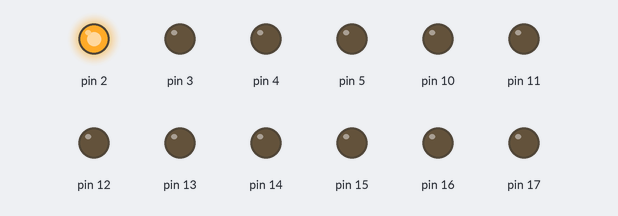
The sketch below on a simulated Arduino Uno, built with avr-gcc and run on an emulated ATmega328P. On the bench: output pins drawn as LEDs (lit = HIGH). Pins used as bus, display or sensor lines are not drawn.

Above: at 0.1 s.
At 0.5 s:
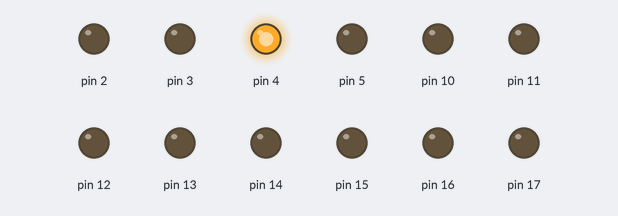
At 1.2 s:
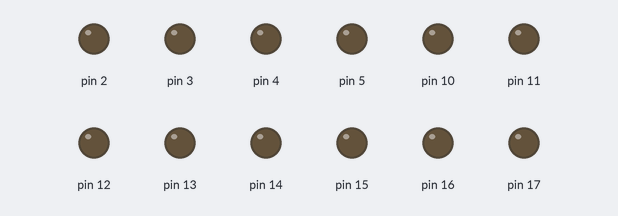
At 2.3 s:
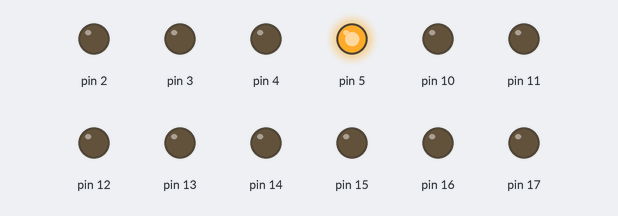
At 3.5 s:
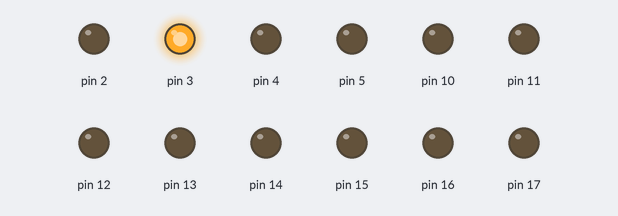
Timing chart, 0 to 3.8 s (numbered marks = the images above):
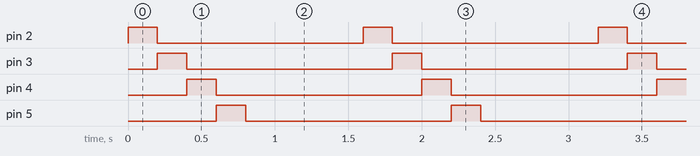

The sketch:

_8x8_1.ino
```cpp
//the pin to control ROW
const int row1 = 2; // the number of the row pin 9
const int row2 = 3; // the number of the row pin 14
const int row3 = 4; // the number of the row pin 8
const int row4 = 5; // the number of the row pin 12
const int row5 = 6; // the number of the row pin 1
const int row6 = 7; // the number of the row pin 7
const int row7 = 8; // the number of the row pin 2
const int row8 = 9; // the number of the row pin 5
//the pin to control COl
const int col1 = 10; // the number of the col pin 13
const int col2 = 11; // the number of the col pin 3
const int col3 = 12; // the number of the col pin 4
const int col4 = 13; // the number of the col pin 10
const int col5 = 14; // the number of the col pin 6
const int col6 = 15; // the number of the col pin 11
const int col7 = 16; // the number of the col pin 15
const int col8 = 17; // the number of the col pin 16
void setup(){
int i = 0 ;
for(i=2;i<18;i++)
{
pinMode(i, OUTPUT);
}
pinMode(row5, OUTPUT);
pinMode(row6, OUTPUT);
pinMode(row7, OUTPUT);
pinMode(row8, OUTPUT);
for(i=2;i<18;i++) {
digitalWrite(i, LOW);
}
for(i=2;i<18;i++) {
digitalWrite(row5, LOW);
}
}
void loop(){
int i;
for(i=2;i<10;i++)
{
  digitalWrite(i, HIGH);
  delay(200);
  clear_();
}
//delay(1000);
}
void clear_(void)
{
  for(int i=2;i<18;i++)
  digitalWrite(i, LOW);
}
```

Measured:
- by itself, pin 2–5: alternates HIGH for 0.20 s and LOW for 1.4 s
- by itself, everything shown: repeats every 1.6 s, in 5 steps
